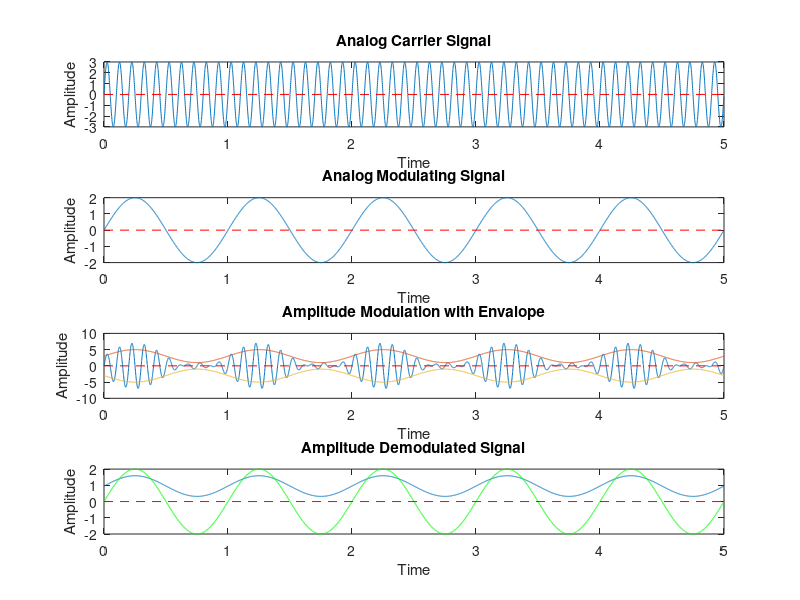

MATLAB code for this plot:
%https://www.youtube.com/watch?v=YnLSACNxcqY
clc;
close all;
clear all;

am = 2;
ac = 3;
fm = 1;
fc = 10;
fs = fc * 100;
T = 5;
t = 0 : 1/fs : T - 1/fs;

%Carrier Signal
ct = ac * sin(2 * pi * fc * t);

subplot(411);
plot(t,ct);
xlabel("Time");
ylabel("Amplitude");
title("Analog Carrier Signal");
line([0 T],[0 0],"linestyle","--","color","r");

%Modulating Signal
mt = am * sin(2 * pi * fm * t);

subplot(412);
plot(t,mt);
xlabel("Time");
ylabel("Amplitude");
title("Analog Modulating Signal");
line([0 T],[0 0],"linestyle","--","color","r");

%Amplitude Modulation
ka = am / ac; %amplitude sensitivity of AM
st1 = (1+ka.*mt).* ct;
%st1 = ammod(mt,fc,fs); %using builtin function for modulation

subplot(413);
plot(t,st1,t,(ac+mt),t,(-ac-mt)); %with envalope
xlabel("Time");
ylabel("Amplitude");
title("Amplitude Modulation with Envalope");
line([0 T],[0 0],"linestyle","--","color","r");

%Amplitude Demodulation
st2 = (1 / pi) * (ac + mt); %demodulation
%st2 = amdemod(st1,fc,fs); %using builtin function for demodulation

subplot(414);
plot(t,st2,t,mt,"g");%compairing demodulated signal with modulating signal
xlabel("Time");
ylabel("Amplitude");
title("Amplitude Demodulated Signal");
line([0 T],[0 0],"linestyle","--","color","r");

##Formulas
##modulation = [1 + k.* m(t)].* c(t)
##demodulation = (1 / pi) * (ac + mt);
##Here,
##k = ratio of message amplitude & carrire amplitude = am/ac
##m(t) = message/modulating signal
##c(t) = carrire signal
##ac = carrire amplitude

%NB:either use builtin function for both modulation & demodulation or don't use them at all.
% Otherwhise accuracy drops.